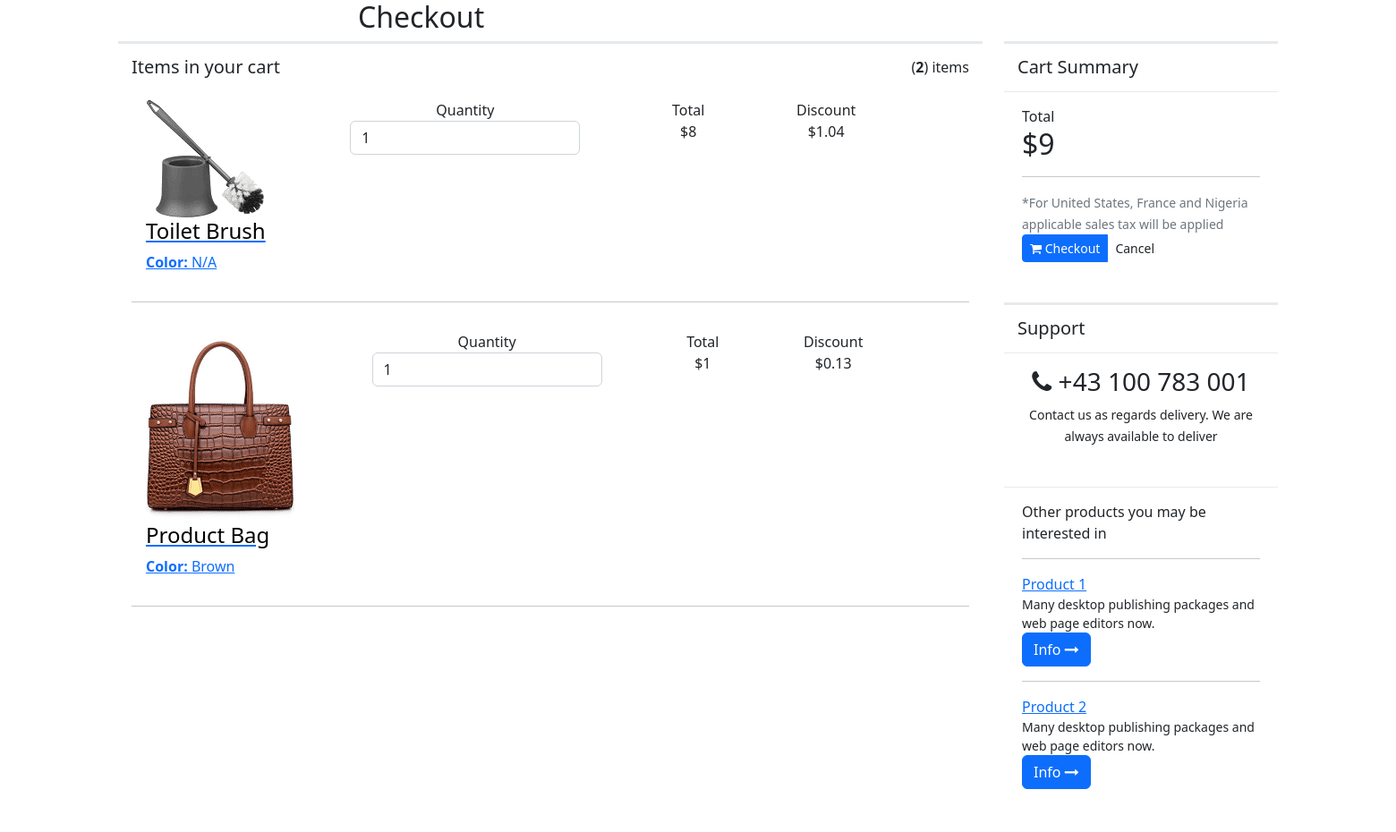
Screenshot of /checkout/ (signed in) with the database file from the repository.
### store/models.py (models this page shows)
class Product(models.Model):
    customers=models.ManyToManyField(User,blank=True)
    name = models.CharField(max_length=200, unique=True)
    price = models.DecimalField(max_digits=6, decimal_places=2, default=1.00)
    discount = models.DecimalField(max_digits=6, decimal_places=2, default=1.00)
    order=models.IntegerField(default=1,null=False)
    rating=models.IntegerField(default=5)
    country_of_origin=models.CharField(max_length=50, default="Nigeria", null=True)
    description=models.TextField(null=True,blank=True)
    colour = models.CharField(default='N/A', max_length=15)
    avatar = models.ImageField(null=True, default="cart.jpg")
    updated=models.DateTimeField(auto_now=True) #will take a time stamp when the model is updated
    created=models.DateTimeField(auto_now_add=True) #auto_now_add only takes the first time. It does not update
    def __str__(self):
        return self.name

### store/views.py (the view)
# urls.py: path('checkout/',views.checkout,name="checkout"),
@login_required(login_url='login')
def checkout(request):
    user=request.user
    products = user.product_set.all()
    total_dict={}
    discount_dict={}
    count=int()
    for item in products:
        item.order=request.POST.get(item.name) if request.POST.get(item.name) else item.order
        item.save
    for product in products:
        if product.order is not None:
            product.total= int(product.order) * int(product.price)
            product.discount = float(str(0.13 * float(product.total))[:4])
            product.save()
            total_dict[product.id]=product.total
            discount_dict[product.id]=product.discount
            count+=1
    if request.POST.get("delete")=='delete':
        product.customers.remove(request.user)
        product.save()
    total_int=int()
    for value in total_dict.values():
        total_int+=value
    discount=str(0.13*float(total_int))
    discount=discount.split('.')
    context={"products":products, "total":total_int,'discount':discount[0]+'.'+discount[1][:2],'count':count}
    return render(request,'store/checkout.html',context)

### store/templates/store/checkout.html (shortened to what this page needs)
<!DOCTYPE html>
<html>
{% load static %}
<link href="https://maxcdn.bootstrapcdn.com/font-awesome/4.3.0/css/font-awesome.min.css" rel="stylesheet"><link href="https://maxcdn.bootstrapcdn.com/font-awesome/4.3.0/css/font-awesome.min.css" rel="stylesheet">
  <link href="https://cdn.jsdelivr.net/npm/bootstrap@5.2.0-beta1/dist/css/bootstrap.min.css" rel="stylesheet">
<h2 style="position:relative; right:-400px;" >Checkout</h2>
<div class="container" style="margin-bottom:200px;">
<div class="wrapper wrapper-content animated fadeInRight">
    <div class="row">
        <div class="col-md-9">
            <div class="ibox">
                <div class="ibox-title">
                    <span class="pull-right">(<strong>{{count}}</strong>) items</span>
                    <h5>Items in your cart</h5>
        {% include 'store/c_item.html' %}
        </div>
        <div class="col-md-3">
            <div class="ibox">
                <div class="ibox-title">
                    <h5>Cart Summary</h5>
                </div>
                <div class="ibox-content">
                    <span>
                        Total
                    </span>
                    <h2 class="font-bold">
                        ${{total}}
                    </h2>
                    <hr>
                    <span class="text-muted small">
                        *For United States, France and Nigeria applicable sales tax will be applied
                    </span>
                    <div class="m-t-sm">
                        <div class="btn-group">
                        <a href="{% url 'process-payment' %}" class="btn btn-primary btn-sm"><i class="fa fa-shopping-cart"></i> Checkout</a>
                        <a href="#" class="btn btn-white btn-sm"> Cancel</a>
                        </div>
                    </div>
                </div>
            </div>
            <div class="ibox">
                <div class="ibox-title">
                    <h5>Support</h5>
                </div>
                <div class="ibox-content text-center">
                    <h3><i class="fa fa-phone"></i> +43 100 783 001</h3>
                    <span class="small">
                        Contact us as regards delivery. We are always available to deliver
                    </span>
                </div>
            </div>
            <div class="ibox">
                <div class="ibox-content">
                    <p class="font-bold">
                    Other products you may be interested in
                    </p>
                    <hr>
                    <div>
                        <a href="#" class="product-name"> Product 1</a>
                        <div class="small m-t-xs">
                            Many desktop publishing packages and web page editors now.
                        </div>
                        <div class="m-t text-righ">
                            <a href="#" class="btn btn-xs btn-outline btn-primary">Info <i class="fa fa-long-arrow-right"></i> </a>
                        </div>
                    </div>
                    <hr>
                    <div>
                        <a href="#" class="product-name"> Product 2</a>
                        <div class="small m-t-xs">
                            Many desktop publishing packages and web page editors now.
                        </div>
                        <div class="m-t text-righ">
                            <a href="#" class="btn btn-xs btn-outline btn-primary">Info <i class="fa fa-long-arrow-right"></i> </a>
                        </div>
                    </div>
                </div>
            </div>
        </div>
    </div>
</div>
</div>
</html>

### store/templates/store/c_item.html (shortened to what this page needs)
   <form method="POST" action="">
    {% for product in products %}
    <div class="cart-item d-md-flex justify-content-between">
        <div class="px-3 my-3">
            <a class="cart-item-product" href="{% url 'product' product.id %}">
                <div class="cart-item-product-thumb"><img src="{{product.avatar.url}}" alt="Product"></div>
                <div class="cart-item-product-info">
                    <h4 class="cart-item-product-info" style="color:black;">{{product.name}}</h4><span><strong>Color: </strong>{{product.colour}}</span>
                </div>
            </a>
        </div>
        <div class="px-4 my-3 text-center">
            <div class="cart-item-label">Quantity</div>
            <div class="count-input">
                <input type="number" value="{{product.order}}" min=1 class="form-control" name="{{product}}"/>
            </div>
        </div>
        <div class="px-4 my-3 text-center">
            <div class="cart-item-label">Total</div><span class="text-xl font-weight-medium">${{product.total}}</span>
        </div>
        <div class="px-4 my-3 text-center">
            <div class="cart-item-label">Discount</div><span class="text-xl font-weight-medium">${{product.discount}}</span>
        </div>
        <div class="px-4 my-3 text-center">
        </div>
    </div>
    <hr>
    {% endfor %}
      </div>
      </div>

### store/templates/store/checkout.html (style rules this page uses)
h3 { font-size: 16px; }
.ibox { clear: both; margin-bottom: 25px; margin-top: 0; padding: 0; }
.ibox:after, .ibox:before { display: table; }
.ibox-title { -moz-border-bottom-colors: none; -moz-border-left-colors: none; -moz-border-right-colors: none; -moz-border-top-colors: none; background-color: #ffffff; border-color: #e7eaec; border-image: none; border-style: solid solid none; border-width: 3px 0 0; color: inherit; margin-bottom: 0; padding: 14px 15px 7px; min-height: 48px; }
.ibox-content { background-color: #ffffff; color: inherit; padding: 15px 20px 20px 20px; border-color: #e7eaec; border-image: none; border-style: solid solid none; border-width: 1px 0; }

### rows the page displays
Product: avatar (picture), name "Toilet Brush", colour "N/A", order "1", total "8", discount "1.04"
Product: avatar (picture), name "Product Bag", colour "Brown", order "1", total "1", discount "0.13"

### other values shown
{{ count }} "2"
{{ total }} "9"
